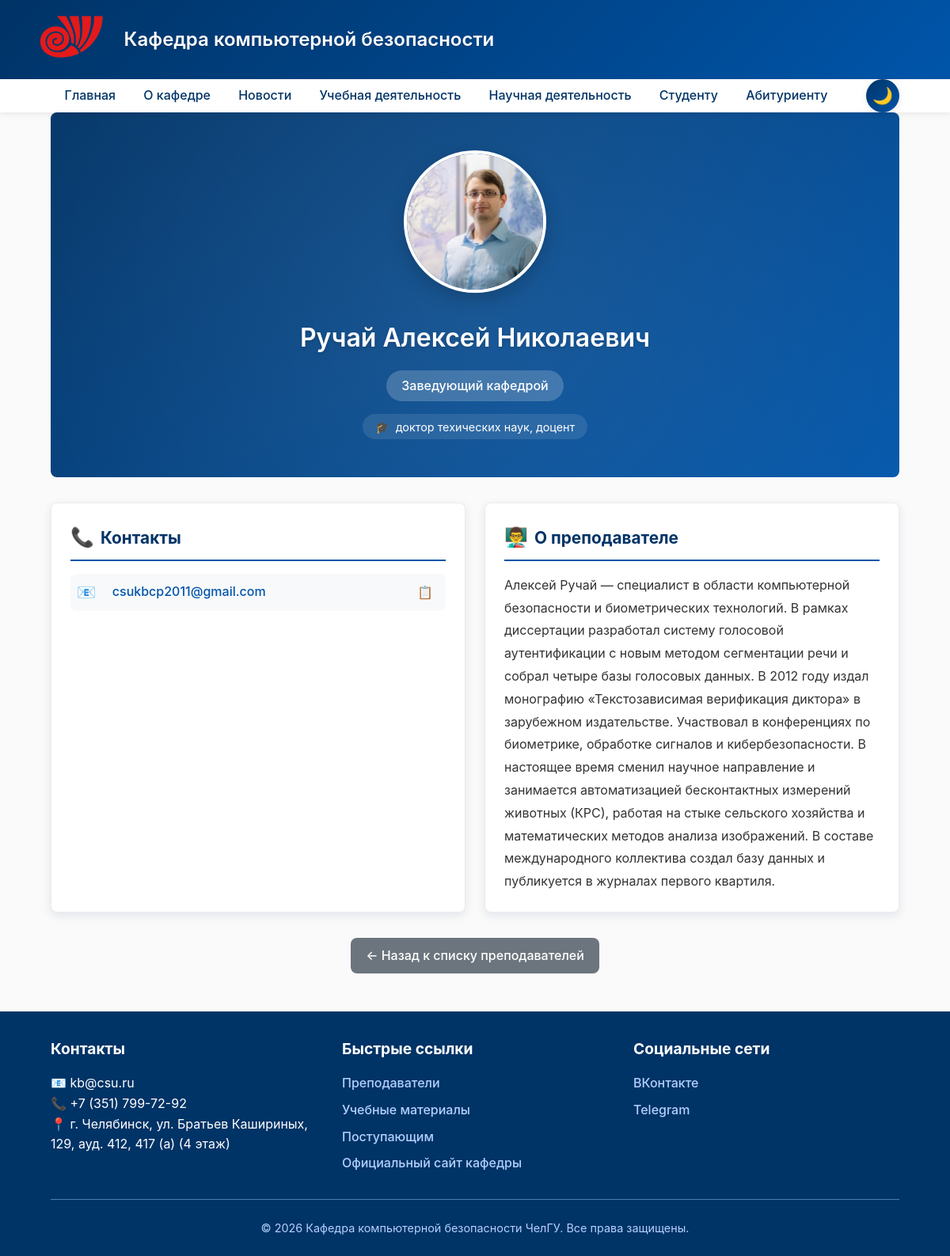
Page /staff/1 on the committed database.
### models.py (models this page shows)
class Staff(Base):
    __tablename__ = "staff"
    id = Column(Integer, primary_key=True, index=True)
    fio = Column(String, index=True)
    position = Column(String)
    degree = Column(String)
    email = Column(String)
    photo_url = Column(String, nullable=True)
    bio = Column(Text, nullable=True)  # ← новое поле

### main.py (the view)
@app.get("/staff/{staff_id}")
def staff_detail(staff_id: int, request: Request, db: Session = Depends(get_db)):
    staff = db.query(DBStaff).filter(DBStaff.id == staff_id).first()
    if not staff:
        raise HTTPException(status_code=404, detail="Преподаватель не найден")
    return templates.TemplateResponse("staff/detail.html", {
        "request": request,
        "staff": staff,
        "title": f"{staff.fio} — Кафедра КБ"
    })

### templates/staff/detail.html (shortened to what this page needs)
{% extends "base.html" %}
{% block content %}
<div class="profile-hero">
    <div class="profile-photo-wrapper">
        {% if staff.photo_url %}
            <img src="{{ staff.photo_url }}" alt="{{ staff.fio }}" class="profile-photo">
        {% else %}
            <div class="profile-photo-placeholder">
                <span>{{ staff.fio[0]|upper }}</span>
            </div>
        {% endif %}
    </div>
    <div class="profile-header">
        <h1 class="profile-name">{{ staff.fio }}</h1>
        <div class="profile-position">
            <span class="position-badge-large">{{ staff.position }}</span>
        </div>
        {% if staff.degree %}
        <div class="profile-degree">
            <span class="degree-icon">🎓</span> {{ staff.degree }}
        </div>
        {% endif %}
    </div>
</div>
<div class="profile-content">
    <div class="info-card">
        <div class="card-header">
            <span class="card-icon">📞</span>
            <h2>Контакты</h2>
        </div>
        <div class="contact-info">
            <div class="contact-item">
                <span class="contact-icon">📧</span>
                <a href="mailto:{{ staff.email }}" class="contact-link">{{ staff.email }}</a>
                <button class="copy-btn" onclick="copyToClipboard('{{ staff.email }}')" title="Скопировать email">
                    📋
                </button>
            </div>
        </div>
    </div>
    {% if staff.bio %}
    <div class="info-card">
        <div class="card-header">
            <span class="card-icon">👨‍🏫</span>
            <h2>О преподавателе</h2>
        </div>
        <div class="bio-content">
            <p>{{ staff.bio }}</p>
        </div>
    </div>
    {% endif %}
</div>
<div class="back-navigation">
    <a href="/about/staff" class="btn-back">
        ← Назад к списку преподавателей
    </a>
</div>
{% endblock %}

### templates/base.html (style rules this page uses)
:root { --chelgu-primary: #003366; --chelgu-secondary: #0055aa; --chelgu-primary-dark: #002244; --text-color: #333333; --text-light: #666666; --bg-light: #ffffff; --border-color: #e9ecef; --shadow: 0 4px 12px rgba(0, 51, 102, 0.1); --radius: 8px; }
* { margin: 0; padding: 0; box-sizing: border-box; }
body { font-family: -apple-system, BlinkMacSystemFont, 'Segoe UI', Roboto, sans-serif; line-height: 1.6; color: var(--text-color); background-color: #fafafa; }
a { color: var(--chelgu-secondary); text-decoration: none; font-weight: 500; transition: color 0.2s; }

### templates/staff/detail.html (style rules this page uses)
.profile-hero { background: linear-gradient(135deg, var(--chelgu-primary), var(--chelgu-secondary)); border-radius: var(--radius); padding: 3rem 2rem; margin-bottom: 2rem; text-align: center; color: white; position: relative; overflow: hidden; }
.profile-hero::before { content: ''; position: absolute; top: -50%; right: -50%; width: 200%; height: 200%; background: radial-gradient(circle, rgba(255,255,255,0.1) 0%, transparent 70%); animation: pulse 8s ease-in-out infinite; }
.profile-photo-wrapper { position: relative; display: inline-block; margin-bottom: 1.5rem; }
.profile-photo { width: 180px; height: 180px; border-radius: 50%; object-fit: cover; border: 4px solid white; box-shadow: 0 8px 24px rgba(0, 0, 0, 0.2); transition: transform 0.3s ease; }
.profile-name { font-size: 2rem; margin: 0 0 0.5rem; font-weight: 600; text-shadow: 0 2px 4px rgba(0, 0, 0, 0.2); }
.position-badge-large { display: inline-block; background: rgba(255, 255, 255, 0.2); backdrop-filter: blur(5px); padding: 0.4rem 1.2rem; border-radius: 30px; font-size: 1rem; font-weight: 500; margin: 0.5rem 0; }
.profile-degree { display: inline-flex; align-items: center; gap: 0.5rem; background: rgba(255, 255, 255, 0.1); padding: 0.3rem 1rem; border-radius: 20px; font-size: 0.9rem; margin-top: 0.5rem; }
.profile-content { display: grid; grid-template-columns: repeat(auto-fit, minmax(400px, 1fr)); gap: 1.5rem; margin-bottom: 2rem; }
.info-card { background: white; border-radius: var(--radius); padding: 1.5rem; box-shadow: var(--shadow); transition: transform 0.3s ease; border: 1px solid var(--border-color); }
.card-header { display: flex; align-items: center; gap: 0.5rem; margin-bottom: 1rem; padding-bottom: 0.5rem; border-bottom: 2px solid var(--chelgu-secondary); }
.card-icon { font-size: 1.5rem; }
.card-header h2 { margin: 0; color: var(--chelgu-primary); font-size: 1.3rem; }
.contact-info { display: flex; flex-direction: column; gap: 0.8rem; }
.contact-item { display: flex; align-items: center; gap: 0.8rem; padding: 0.5rem; background: #f8f9fa; border-radius: 8px; transition: background 0.2s; }
.contact-icon { font-size: 1.2rem; min-width: 32px; }
.contact-link { color: var(--chelgu-secondary); text-decoration: none; flex: 1; word-break: break-all; }
.copy-btn { background: none; border: none; cursor: pointer; font-size: 1rem; padding: 0.2rem 0.5rem; border-radius: 4px; transition: all 0.2s; }
.bio-content { line-height: 1.8; color: var(--text-color); }
.bio-content p { margin: 0; }
.back-navigation { text-align: center; margin: 2rem 0; }
.btn-back { display: inline-flex; align-items: center; gap: 0.5rem; background: #6c757d; color: white; padding: 0.6rem 1.2rem; border-radius: 8px; text-decoration: none; transition: all 0.2s; }

### rows in the picture
Staff: photo_url (picture), fio "Ручай Алексей Николаевич", position "Заведующий кафедрой", degree "доктор техических наук, доцент", email "csukbcp2011@gmail.com", bio "Алексей Ручай — специалист в области компьютерной безопасности и биометрических технологий. В рамках диссертации разработал систему голосовой аутентификации с новым методом сегментации речи и собрал четыре базы голосовых данных. В 2012 году издал монографию «Текстозависимая верификация диктора» в зарубежном издательстве. Участвовал в конференциях по биометрике, обработке сигналов и кибербезопасности. В настоящее время сменил научное направление и занимается автоматизацией бесконтактных измерений животных (КРС), работая на стыке сельского хозяйства и математических методов анализа изображений. В составе международного коллектива создал базу данных и публикуется в журналах первого квартиля."
